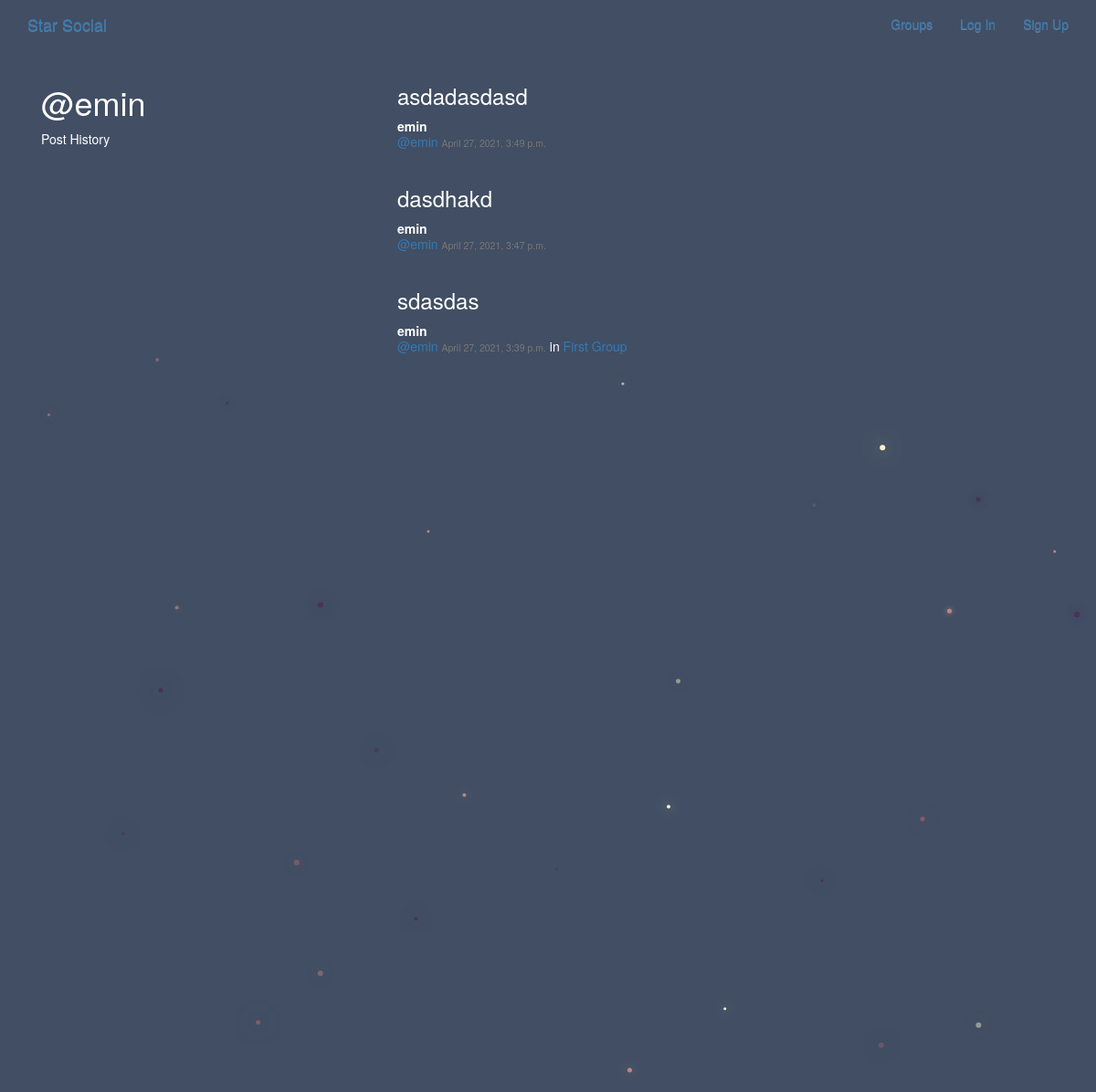
Screenshot of /posts/by/emin with the database file from the repository.
### posts/models.py (models this page shows, shortened)
class Post(models.Model):
    user = models.ForeignKey(User,related_name="posts",on_delete=models.CASCADE)
    created_at = models.DateTimeField(auto_now=True)
    message = models.TextField()
    message_html = models.TextField(editable=False)
    group = models.ForeignKey(Group, related_name="posts",null=True,blank=True,on_delete=models.CASCADE)
    class Meta():
        ordering = ["-created_at"]
        unique_together = ["user","message"]

### groups/models.py (models this page shows, shortened)
class Group(models.Model):
    name = models.CharField(max_length=255,unique=True)
    slug = models.SlugField(allow_unicode=True,unique=True)
    description = models.TextField(blank=True,default="")
    description_html = models.TextField(editable=False,default="",blank=True)
    members= models.ManyToManyField(User,through="GroupMember")
    class Meta():
        ordering = ["name"]

### posts/views.py (the view)
# urls.py: url(r'by/(?P<username>[-\w]+)',views.UserPosts.as_view(),name = "for_user"),
class UserPosts(generic.ListView):
    model = models.Post
    template_name = "posts/user_post_list.html"
    def get_queryset(self):
        try:
            self.post_user = User.objects.prefetch_related("posts").get(
                username__iexact=self.kwargs.get("username")
            )
        except User.DoesNotExist:
            raise Http404
        else:
            return self.post_user.posts.all()
    def get_context_data(self, **kwargs):
        context = super().get_context_data(**kwargs)
        context["post_user"] = self.post_user
        return context

### posts/templates/posts/user_post_list.html
{% extends "posts/post_base.html" %}
{% block prepost %}
<div class="col-md-4">
	<h1>@{{ post_user.username }}</h1>
	<p>Post History</p>
</div>
{% endblock %}
{% block post_content %}
<div class="col-md-8">
	{% for post in post_list %}
		{% include "posts/_post.html" %}
	{% endfor %}
</div>
{% endblock %}

### posts/templates/posts/_post.html (shortened to what this page needs)
<div class="post media">
	<h3 >{{ post.message_html|safe }}</h3>
	<div class="media-body">
		<strong>{{ post.user.username }}</strong>
		<h5 class="media-heading">
			<span class="username"><a href="{% url 'posts:for_user' username=post.user.username %}">@{{ post.user.username }}</a></span>
			<time class="time small">{{ post.created_at }}</time>
			{% if post.group %}
			<span class="group-name">in <a href="{%url 'groups:single' slug=group.slug%}">{{ post.group.name }}</a></span>
			{% endif %}
		</h5>
	</div>
</div>

### static/simplesocial/css/master.css (style rules this page uses)
body { margin: 0; overflow: hidden; background-color: #414e63; color:white; }

### rows the page displays
Post: message_html "asdadasdasd", user.username "emin", created_at "April 27, 2021, 3:49 p.m."
Post: message_html "dasdhakd", user.username "emin", created_at "April 27, 2021, 3:47 p.m."
Post: message_html "sdasdas", user.username "emin", created_at "April 27, 2021, 3:39 p.m.", group.name "First Group"

### other values shown
{{ post_user.username }} "emin"
